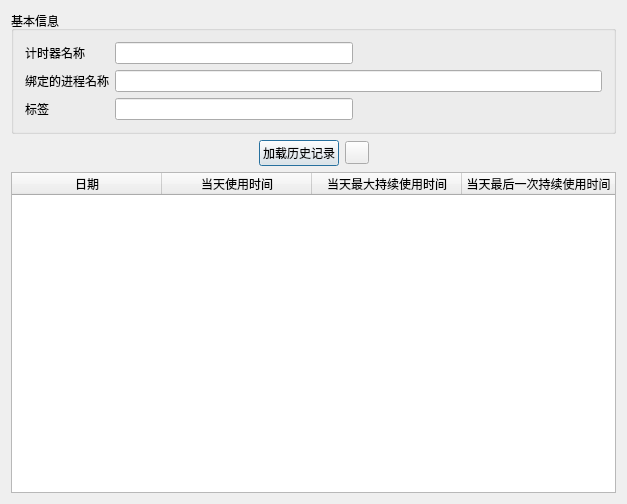
<?xml version="1.0" encoding="UTF-8"?>
<ui version="4.0">
 <class>TimerInfoDlgClass</class>
 <widget class="QDialog" name="TimerInfoDlgClass">
  <property name="geometry">
   <rect>
    <x>0</x>
    <y>0</y>
    <width>627</width>
    <height>504</height>
   </rect>
  </property>
  <property name="windowTitle">
   <string>详情信息(不会同步数据更新)</string>
  </property>
  <layout class="QVBoxLayout" name="verticalLayout">
   <item>
    <widget class="QGroupBox" name="groupBox">
     <property name="title">
      <string>基本信息</string>
     </property>
     <layout class="QGridLayout" name="gridLayout">
      <item row="2" column="0">
       <widget class="QLabel" name="label_3">
        <property name="text">
         <string>标签</string>
        </property>
       </widget>
      </item>
      <item row="2" column="1">
       <widget class="QLineEdit" name="edit_tags">
        <property name="readOnly">
         <bool>true</bool>
        </property>
       </widget>
      </item>
      <item row="0" column="0">
       <widget class="QLabel" name="label">
        <property name="text">
         <string>计时器名称</string>
        </property>
       </widget>
      </item>
      <item row="0" column="2">
       <spacer name="horizontalSpacer_3">
        <property name="orientation">
         <enum>Qt::Horizontal</enum>
        </property>
        <property name="sizeHint" stdset="0">
         <size>
          <width>243</width>
          <height>20</height>
         </size>
        </property>
       </spacer>
      </item>
      <item row="0" column="1">
       <widget class="QLineEdit" name="edit_timer_name">
        <property name="readOnly">
         <bool>true</bool>
        </property>
       </widget>
      </item>
      <item row="2" column="2">
       <spacer name="horizontalSpacer_5">
        <property name="orientation">
         <enum>Qt::Horizontal</enum>
        </property>
        <property name="sizeHint" stdset="0">
         <size>
          <width>243</width>
          <height>20</height>
         </size>
        </property>
       </spacer>
      </item>
      <item row="1" column="0">
       <widget class="QLabel" name="label_2">
        <property name="text">
         <string>绑定的进程名称</string>
        </property>
       </widget>
      </item>
      <item row="1" column="1" colspan="2">
       <widget class="QLineEdit" name="edit_proc_name">
        <property name="readOnly">
         <bool>true</bool>
        </property>
       </widget>
      </item>
     </layout>
    </widget>
   </item>
   <item>
    <layout class="QHBoxLayout" name="horizontalLayout_5">
     <item>
      <spacer name="horizontalSpacer">
       <property name="orientation">
        <enum>Qt::Horizontal</enum>
       </property>
       <property name="sizeHint" stdset="0">
        <size>
         <width>40</width>
         <height>20</height>
        </size>
       </property>
      </spacer>
     </item>
     <item>
      <widget class="QPushButton" name="btn_load_history">
       <property name="text">
        <string>加载历史记录</string>
       </property>
      </widget>
     </item>
     <item>
      <widget class="QToolButton" name="btn_load_histroy_tip">
       <property name="enabled">
        <bool>true</bool>
       </property>
       <property name="text">
        <string/>
       </property>
       <property name="icon">
        <iconset resource="../resources/res.qrc">
         <normaloff>:/pictures/tip.png</normaloff>:/pictures/tip.png</iconset>
       </property>
       <property name="checkable">
        <bool>false</bool>
       </property>
      </widget>
     </item>
     <item>
      <spacer name="horizontalSpacer_2">
       <property name="orientation">
        <enum>Qt::Horizontal</enum>
       </property>
       <property name="sizeHint" stdset="0">
        <size>
         <width>40</width>
         <height>20</height>
        </size>
       </property>
      </spacer>
     </item>
    </layout>
   </item>
   <item>
    <widget class="QTableWidget" name="table_history">
     <property name="selectionMode">
      <enum>QAbstractItemView::SingleSelection</enum>
     </property>
     <property name="selectionBehavior">
      <enum>QAbstractItemView::SelectRows</enum>
     </property>
     <attribute name="horizontalHeaderDefaultSectionSize">
      <number>150</number>
     </attribute>
     <attribute name="horizontalHeaderStretchLastSection">
      <bool>true</bool>
     </attribute>
     <column>
      <property name="text">
       <string>日期</string>
      </property>
     </column>
     <column>
      <property name="text">
       <string>当天使用时间</string>
      </property>
     </column>
     <column>
      <property name="text">
       <string>当天最大持续使用时间</string>
      </property>
     </column>
     <column>
      <property name="text">
       <string>当天最后一次持续使用时间</string>
      </property>
     </column>
    </widget>
   </item>
  </layout>
 </widget>
 <layoutdefault spacing="6" margin="11"/>
 <resources>
  <include location="../resources/res.qrc"/>
 </resources>
 <connections/>
</ui>
